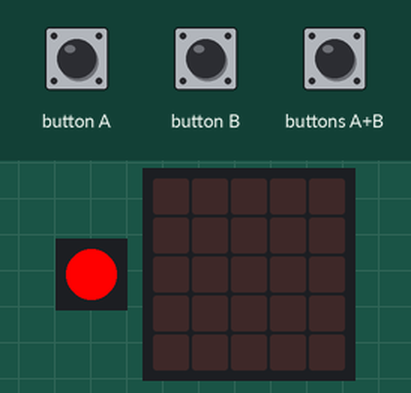
Recording of a program running on a simulated Calliope mini (MakeCode). Shown: 1 RGB LEDs in strip order, left to right, the board's 5×5 LED display. The inputs (shaded band) are chosen by the test bench.

Above: at 1.2 s.
1.3 s: button A pressed for 0.15 s
At 2.5 s:
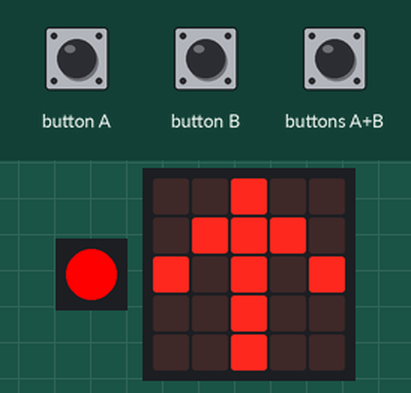
2.9 s: button B pressed for 0.15 s
At 3.2 s:
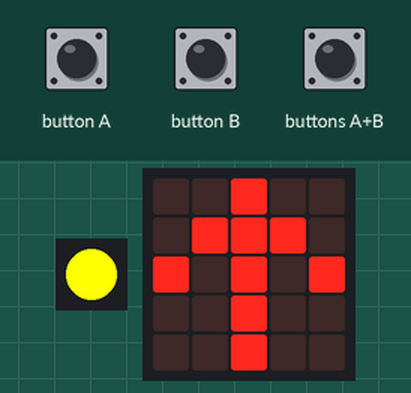
4.8 s: button A pressed for 0.15 s
At 6.1 s:
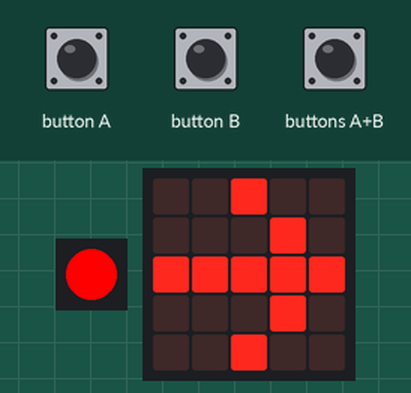
6.4 s: button B pressed for 0.15 s
At 6.7 s:
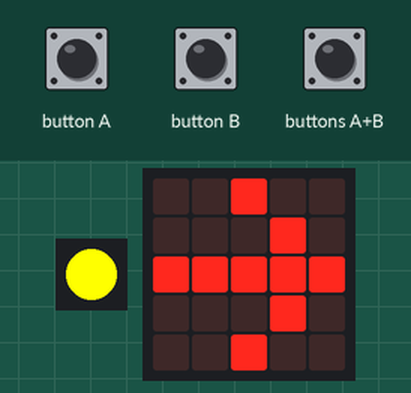
8.3 s: button A pressed for 0.15 s
At 9.0 s:
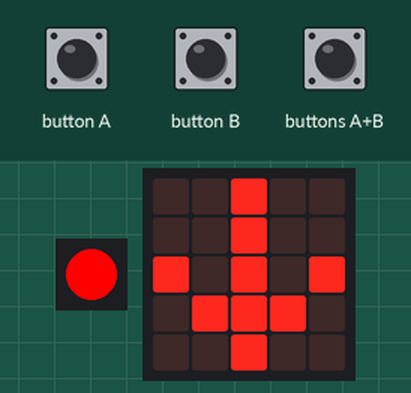
9.9 s: button B pressed for 0.15 s
At 10.2 s:
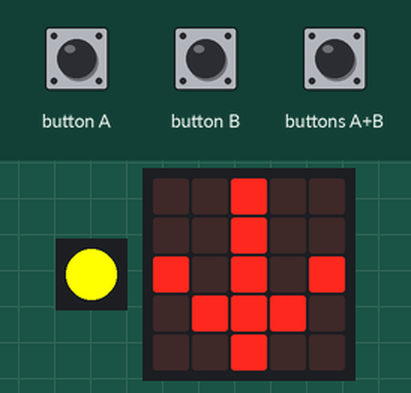
Timing chart, 0 to 12.8 s (numbered marks = the images above; inputs shaded):
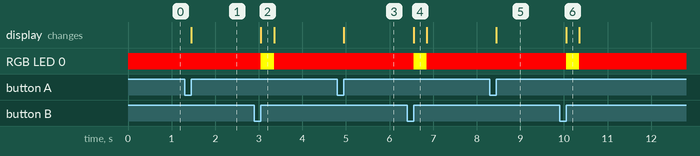

The program:

main.ts
```typescript
input.onButtonEvent(Button.A, input.buttonEventClick(), function () {
    if (!(navigate)) {
        richtung += 1
        ShowDirection(richtung)
    } else {
        nextDirection()
    }
})
input.onButtonEvent(Button.AB, input.buttonEventClick(), function () {

})
input.onButtonEvent(Button.B, input.buttonEventClick(), function () {
    if (!(navigate)) {
        let richtungen: number[] = []
        richtungen[richtungen.length] = richtung
        basic.setLedColor(0xffff00)
        basic.pause(300)
        basic.setLedColor(0xff0000)
    }
})
function ShowDirection (Direction2: number) {
    if (Direction2 == 1 || Direction2 == 5) {
        richtung = 1
        basic.showLeds(`
            . . # . .
            . # # # .
            # . # . #
            . . # . .
            . . # . .
            `)
    } else if (Direction2 == 2) {
        basic.showLeds(`
            . . # . .
            . . . # .
            # # # # #
            . . . # .
            . . # . .
            `)
    } else if (Direction2 == 3) {
        basic.showLeds(`
            . . # . .
            . . # . .
            # . # . #
            . # # # .
            . . # . .
            `)
    } else if (Direction2 == 4) {
        basic.showLeds(`
            . . # . .
            . # . . .
            # # # # #
            . # . . .
            . . # . .
            `)
    }
}
function nextDirection () {

}
let richtung = 0
let navigate = false
let i = 0
navigate = false
richtung = 0
basic.setLedColor(0xff0000)
```

test.ts
```typescript
// Hier kann man Tests durchführen; diese Datei wird nicht kompiliert, wenn dieses Paket als Erweiterung verwendet wird.
```

Measured:
- after the input at 1.3 s, the display: changes after 0.15 s (image 1)
- after the input at 2.9 s, RGB LED 0: RGB(255, 0, 0) → RGB(255, 255, 0) after 0.15 s, → RGB(255, 0, 0) 0.30 s later
- after the input at 4.8 s, the display: changes after 0.15 s (image 3)
- after the input at 6.4 s, RGB LED 0: RGB(255, 0, 0) → RGB(255, 255, 0) after 0.15 s, → RGB(255, 0, 0) 0.30 s later
- after the input at 8.3 s, the display: changes after 0.15 s (image 5)
- after the input at 9.9 s, RGB LED 0: RGB(255, 0, 0) → RGB(255, 255, 0) after 0.15 s, → RGB(255, 0, 0) 0.30 s later
